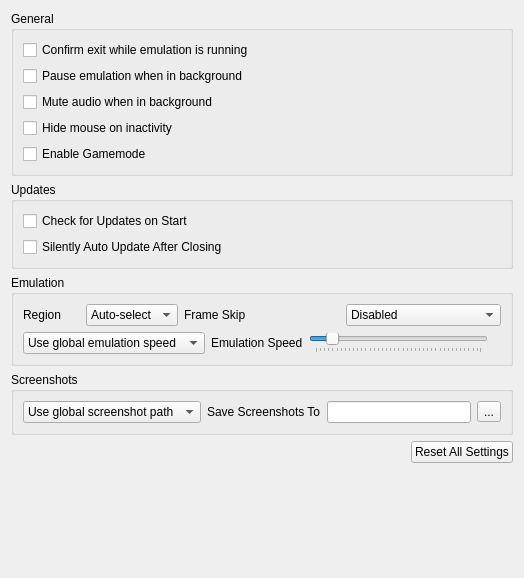
<?xml version="1.0" encoding="UTF-8"?>
<ui version="4.0">
 <class>ConfigureGeneral</class>
 <widget class="QWidget" name="ConfigureGeneral">
  <property name="geometry">
   <rect>
    <x>0</x>
    <y>0</y>
    <width>524</width>
    <height>578</height>
   </rect>
  </property>
  <property name="windowTitle">
   <string>Form</string>
  </property>
  <layout class="QHBoxLayout" name="horizontalLayout">
   <item>
    <layout class="QVBoxLayout" name="verticalLayout">
     <item>
      <widget class="QGroupBox" name="general_group">
       <property name="title">
        <string>General</string>
       </property>
       <layout class="QVBoxLayout" name="verticalLayout_5">
        <item>
         <widget class="QCheckBox" name="toggle_check_exit">
          <property name="text">
           <string>Confirm exit while emulation is running</string>
          </property>
         </widget>
        </item>
        <item>
         <widget class="QCheckBox" name="toggle_background_pause">
          <property name="text">
           <string>Pause emulation when in background</string>
          </property>
         </widget>
        </item>
        <item>
         <widget class="QCheckBox" name="toggle_background_mute">
          <property name="text">
           <string>Mute audio when in background</string>
          </property>
         </widget>
        </item>
        <item>
         <widget class="QCheckBox" name="toggle_hide_mouse">
          <property name="text">
           <string>Hide mouse on inactivity</string>
          </property>
         </widget>
        </item>
        <item>
         <widget class="QCheckBox" name="toggle_gamemode">
          <property name="text">
           <string>Enable Gamemode</string>
          </property>
         </widget>
        </item>
       </layout>
      </widget>
     </item>
     <item>
      <widget class="QGroupBox" name="updateBox">
       <property name="title">
        <string>Updates</string>
       </property>
       <layout class="QVBoxLayout" name="verticalLayout_4">
        <item>
         <widget class="QCheckBox" name="toggle_update_check">
          <property name="text">
           <string>Check for Updates on Start</string>
          </property>
         </widget>
        </item>
        <item>
         <widget class="QCheckBox" name="toggle_auto_update">
          <property name="text">
           <string>Silently Auto Update After Closing</string>
          </property>
         </widget>
        </item>
       </layout>
      </widget>
     </item>
     <item>
      <widget class="QGroupBox" name="emulation_group">
       <property name="title">
        <string>Emulation</string>
       </property>
       <layout class="QVBoxLayout" name="verticalLayout_2">
        <item>
         <widget class="QWidget" name="widget_frame_skip" native="true">
          <layout class="QHBoxLayout" name="frameskip_layout">
           <property name="leftMargin">
            <number>0</number>
           </property>
           <property name="topMargin">
            <number>0</number>
           </property>
           <property name="rightMargin">
            <number>0</number>
           </property>
           <property name="bottomMargin">
            <number>0</number>
           </property>
        <item>
         <widget class="QWidget" name="widget_region" native="true">
          <layout class="QHBoxLayout" name="region_layout">
           <property name="leftMargin">
            <number>0</number>
           </property>
           <property name="topMargin">
            <number>0</number>
           </property>
           <property name="rightMargin">
            <number>0</number>
           </property>
           <property name="bottomMargin">
            <number>0</number>
           </property>
           <item>
            <widget class="QLabel" name="region_label">
             <property name="text">
              <string>Region</string>
             </property>
            </widget>
           </item>
           <item>
            <widget class="QComboBox" name="region_combobox">
             <item>
              <property name="text">
               <string>Auto-select</string>
              </property>
             </item>
             <item>
              <property name="text">
               <string notr="true">JPN</string>
              </property>
             </item>
             <item>
              <property name="text">
               <string notr="true">USA</string>
              </property>
             </item>
             <item>
              <property name="text">
               <string notr="true">EUR</string>
              </property>
             </item>
             <item>
              <property name="text">
               <string notr="true">AUS</string>
              </property>
             </item>
             <item>
              <property name="text">
               <string notr="true">CHN</string>
              </property>
             </item>
             <item>
              <property name="text">
               <string notr="true">KOR</string>
              </property>
             </item>
             <item>
              <property name="text">
               <string notr="true">TWN</string>
              </property>
             </item>
            </widget>
           </item>
          </layout>
         </widget>
        </item>
           <item>
            <widget class="QLabel" name="frame_skip_label">
             <property name="toolTip">
              <string>&lt;html&gt;&lt;body&gt;The number of frames to skip. It may cause emulation desynchronization issues. May not work well with Realtime Audio enabled.&lt;/body&gt;&lt;/html&gt;</string>
             </property>
             <property name="text">
              <string>Frame Skip</string>
             </property>
            </widget>
           </item>
           <item>
            <widget class="QComboBox" name="frame_skip_combobox">
             <item>
              <property name="text">
               <string>Disabled</string>
              </property>
             </item>
             <item>
              <property name="text">
               <string>x2</string>
              </property>
             </item>
             <item>
              <property name="text">
               <string>x4</string>
              </property>
             </item>
             <item>
              <property name="text">
               <string>x8</string>
              </property>
             </item>
             <item>
              <property name="text">
               <string>x16</string>
              </property>
             </item>
            </widget>
           </item>
          </layout>
         </widget>
        </item>
        <item>
         <widget class="QWidget" name="emulation_speed_layout" native="true">
          <layout class="QHBoxLayout" name="emulation_speed_layout_inner">
           <property name="leftMargin">
            <number>0</number>
           </property>
           <property name="topMargin">
            <number>0</number>
           </property>
           <property name="rightMargin">
            <number>0</number>
           </property>
           <property name="bottomMargin">
            <number>0</number>
           </property>
           <item>
            <widget class="QComboBox" name="emulation_speed_combo">
             <item>
              <property name="text">
               <string>Use global emulation speed</string>
              </property>
             </item>
             <item>
              <property name="text">
               <string>Set emulation speed:</string>
              </property>
             </item>
            </widget>
           </item>
           <item>
            <widget class="QLabel" name="label_emulation_speed">
             <property name="text">
              <string>Emulation Speed</string>
             </property>
            </widget>
           </item>
           <item>
            <widget class="QSlider" name="frame_limit">
             <property name="minimum">
              <number>0</number>
             </property>
             <property name="maximum">
              <number>199</number>
             </property>
             <property name="singleStep">
              <number>5</number>
             </property>
             <property name="pageStep">
              <number>15</number>
             </property>
             <property name="value">
              <number>19</number>
             </property>
             <property name="orientation">
              <enum>Qt::Horizontal</enum>
             </property>
             <property name="tickPosition">
              <enum>QSlider::TicksBelow</enum>
             </property>
            </widget>
           </item>
           <item>
            <widget class="QLabel" name="emulation_speed_display_label">
             <property name="text">
              <string/>
             </property>
             <property name="alignment">
              <set>Qt::AlignRight|Qt::AlignTrailing|Qt::AlignVCenter</set>
             </property>
            </widget>
           </item>
          </layout>
         </widget>
        </item>
       </layout>
      </widget>
     </item>
     <item>
      <widget class="QGroupBox" name="screenshot_group">
       <property name="title">
        <string>Screenshots</string>
       </property>
       <layout class="QGridLayout" name="gridLayout">
        <property name="verticalSpacing">
         <number>0</number>
        </property>
        <item row="0" column="1">
         <widget class="QWidget" name="widget_screenshot" native="true">
          <layout class="QHBoxLayout" name="screenshot_layout">
           <property name="leftMargin">
            <number>0</number>
           </property>
           <property name="topMargin">
            <number>0</number>
           </property>
           <property name="rightMargin">
            <number>0</number>
           </property>
           <property name="bottomMargin">
            <number>0</number>
           </property>
           <item>
            <widget class="QComboBox" name="screenshot_combo">
             <item>
              <property name="text">
               <string>Use global screenshot path</string>
              </property>
             </item>
             <item>
              <property name="text">
               <string>Set screenshot path:</string>
              </property>
             </item>
            </widget>
           </item>
           <item>
            <widget class="QLabel" name="screenshot_dir_label">
             <property name="text">
              <string>Save Screenshots To</string>
             </property>
            </widget>
           </item>
           <item>
            <widget class="QLineEdit" name="screenshot_dir_path"/>
           </item>
           <item>
            <widget class="QToolButton" name="change_screenshot_dir">
             <property name="text">
              <string>...</string>
             </property>
            </widget>
           </item>
          </layout>
         </widget>
        </item>
       </layout>
      </widget>
     </item>
     <item alignment="Qt::AlignRight">
      <widget class="QPushButton" name="button_reset_defaults">
       <property name="text">
        <string>Reset All Settings</string>
       </property>
      </widget>
     </item>
     <item>
      <spacer name="verticalSpacer">
       <property name="orientation">
        <enum>Qt::Vertical</enum>
       </property>
       <property name="sizeHint" stdset="0">
        <size>
         <width>20</width>
         <height>40</height>
        </size>
       </property>
      </spacer>
     </item>
    </layout>
   </item>
  </layout>
 </widget>
 <tabstops>
  <tabstop>toggle_check_exit</tabstop>
  <tabstop>toggle_background_pause</tabstop>
  <tabstop>toggle_hide_mouse</tabstop>
  <tabstop>toggle_update_check</tabstop>
  <tabstop>toggle_auto_update</tabstop>
  <tabstop>frame_skip_combobox</tabstop>
  <tabstop>button_reset_defaults</tabstop>
 </tabstops>
 <resources/>
 <connections/>
</ui>
